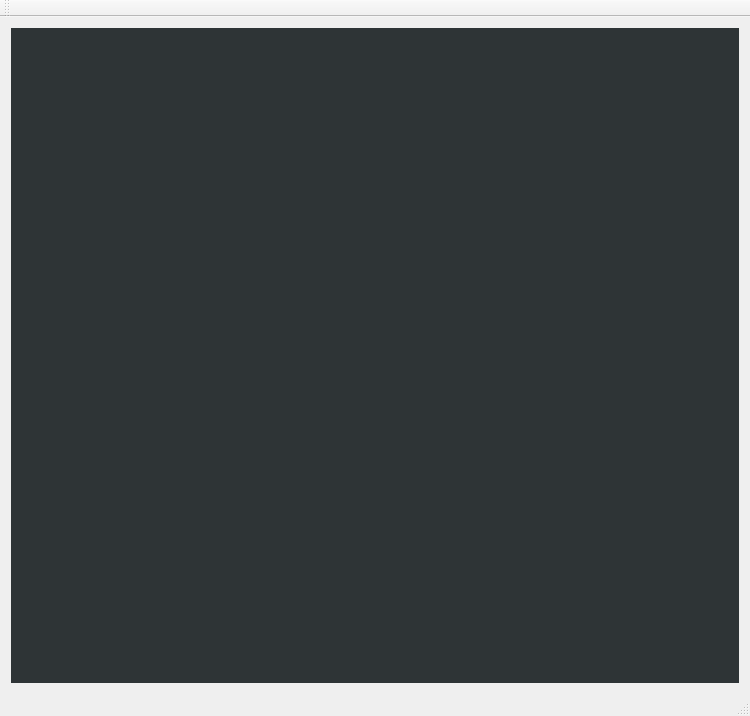
<?xml version="1.0" encoding="UTF-8"?>
<ui version="4.0">
 <class>MainWindow</class>
 <widget class="QMainWindow" name="MainWindow">
  <property name="geometry">
   <rect>
    <x>0</x>
    <y>0</y>
    <width>750</width>
    <height>716</height>
   </rect>
  </property>
  <property name="sizePolicy">
   <sizepolicy hsizetype="Preferred" vsizetype="Preferred">
    <horstretch>0</horstretch>
    <verstretch>0</verstretch>
   </sizepolicy>
  </property>
  <property name="windowTitle">
   <string>MainWindow</string>
  </property>
  <widget class="QWidget" name="centralWidget">
   <layout class="QVBoxLayout" name="verticalLayout_3">
    <item>
     <widget class="QWidget" name="widget_opengl" native="true">
      <property name="sizePolicy">
       <sizepolicy hsizetype="Preferred" vsizetype="Expanding">
        <horstretch>0</horstretch>
        <verstretch>0</verstretch>
       </sizepolicy>
      </property>
      <property name="styleSheet">
       <string notr="true">background-color: rgb(46, 52, 54);</string>
      </property>
     </widget>
    </item>
   </layout>
  </widget>
  <widget class="QMenuBar" name="menuBar">
   <property name="geometry">
    <rect>
     <x>0</x>
     <y>0</y>
     <width>750</width>
     <height>32</height>
    </rect>
   </property>
  </widget>
  <widget class="QToolBar" name="mainToolBar">
   <attribute name="toolBarArea">
    <enum>TopToolBarArea</enum>
   </attribute>
   <attribute name="toolBarBreak">
    <bool>false</bool>
   </attribute>
  </widget>
  <widget class="QStatusBar" name="statusBar"/>
 </widget>
 <layoutdefault spacing="6" margin="11"/>
 <resources/>
 <connections/>
</ui>
